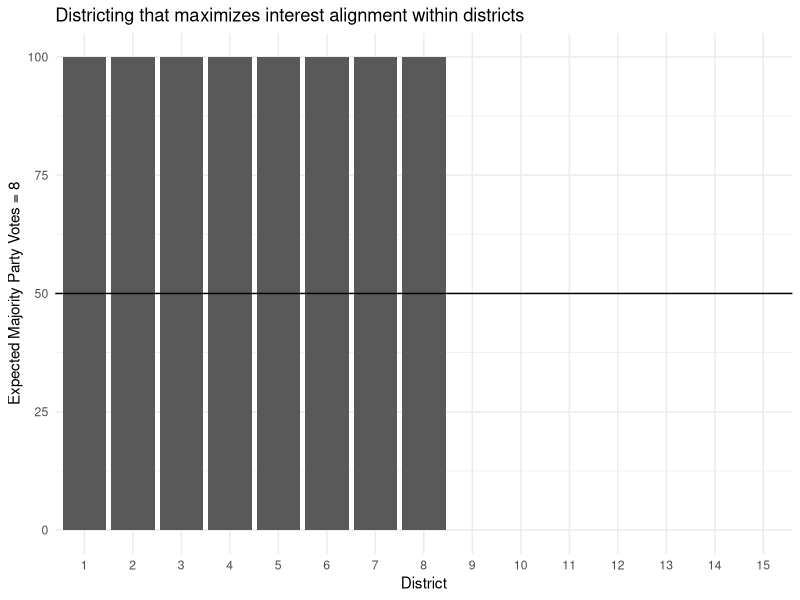
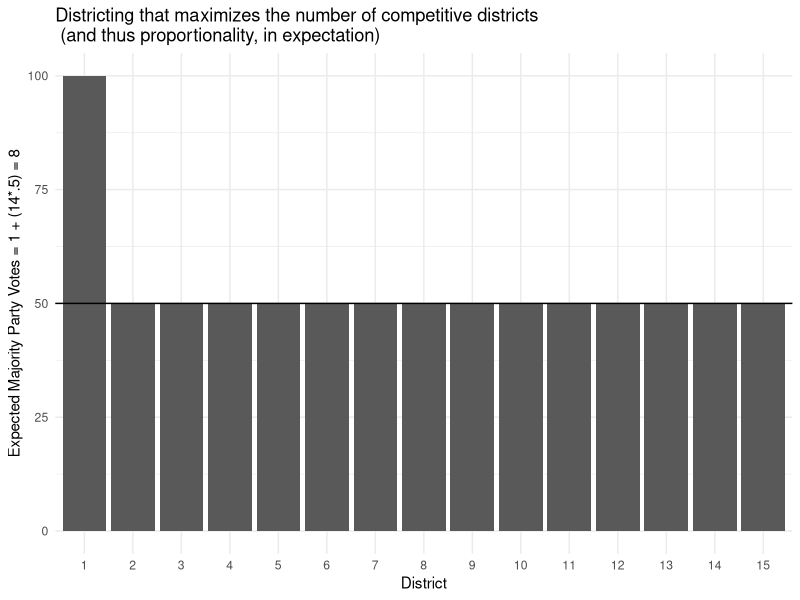
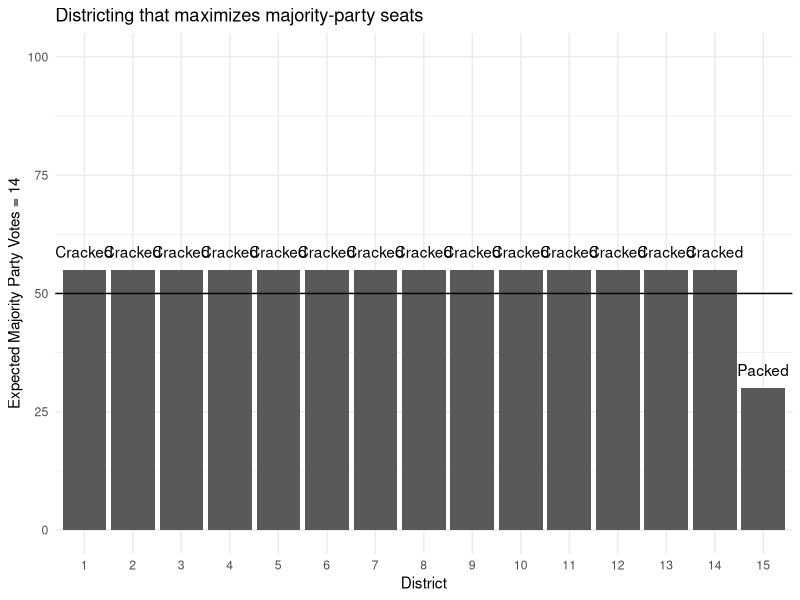
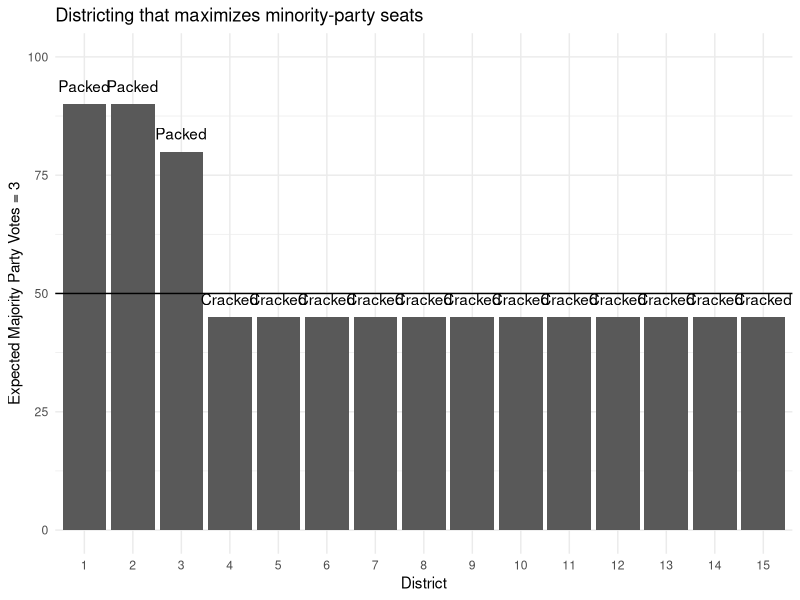
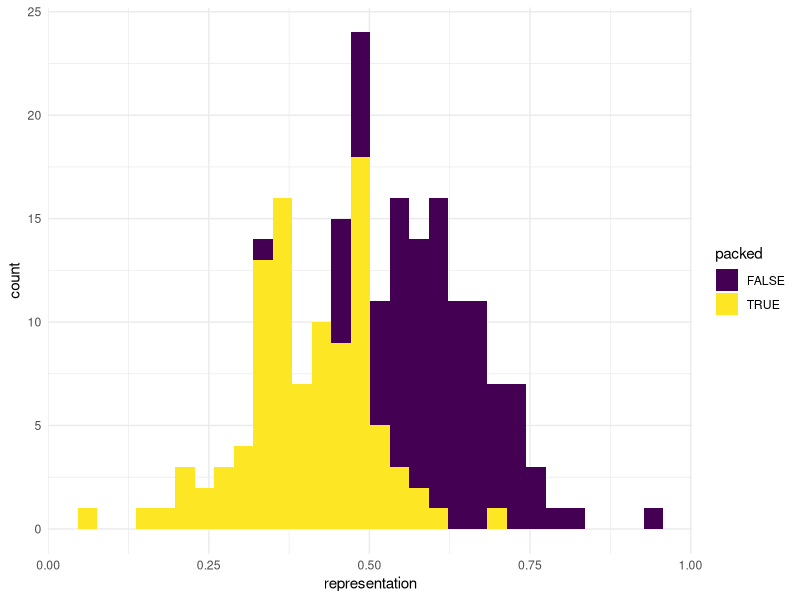
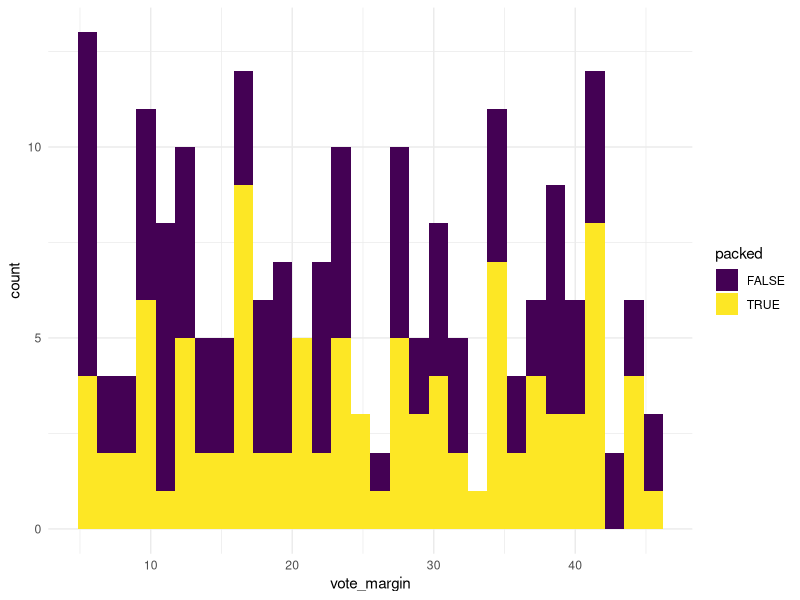
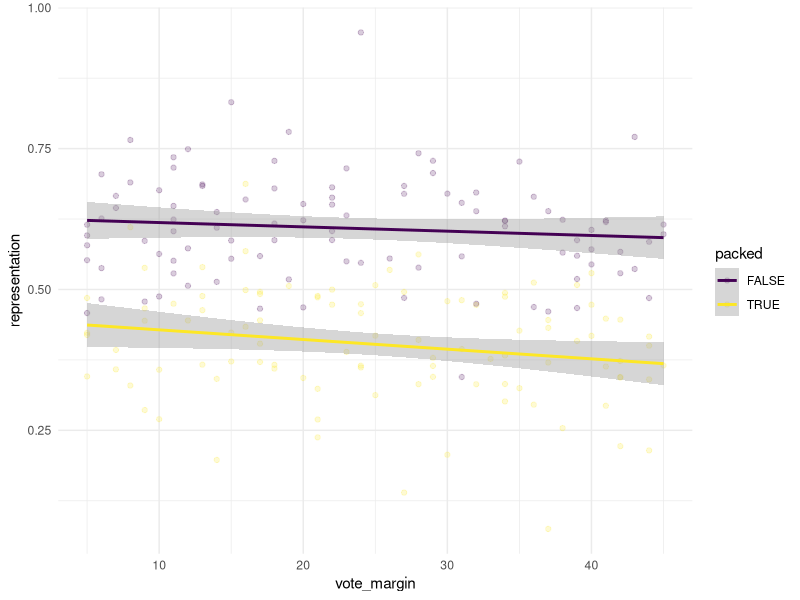
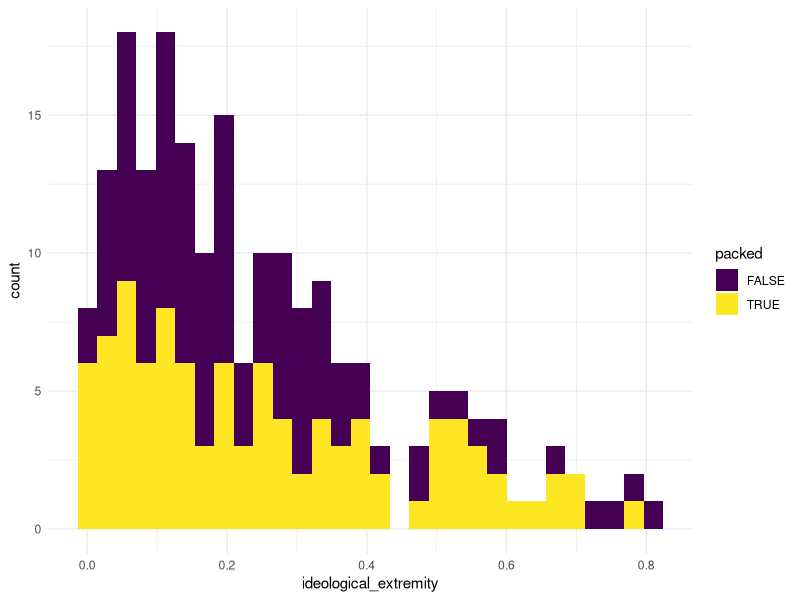

Reproduce these figures in R, in order.
## ---- chunk 1
knitr::opts_chunk$set(echo = TRUE, 
                      cache = FALSE, 
                      fig.width=8.5, 
                      split = T,
                      fig.align = 'center', 
                      fig.path='figs/',
                      warning=FALSE, 
                      message=FALSE)


library(tidyverse)
library(magrittr)
library(knitr)
library(kableExtra)
library(here)
library(broom)

library(ggplot2); theme_set(theme_minimal())
  options(
    ggplot2.continuous.color = "viridis",
    ggplot2.continuous.fill = "viridis"
  )
  scale_color_discrete <- function(...)
    scale_color_viridis_d(...)
  scale_fill_discrete <- function(...)
    scale_fill_viridis_d(...)
  
kablebox <- . %>%  knitr::kable() %>% 
  kable_styling() %>% 
  scroll_box(height = "400px")
## ---- chunk 2
# imagined data maximizing interest coherence 
interest <- tibble(district = 1:15,
                   majority_party_vote = c(rep(100,8), 
                                      rep(0,7)) ) %>%
  mutate(minority_party_vote = 100-majority_party_vote)

# imagined data maximizing competitiveness
competitive <- tibble(district = 1:15,
                      majority_party_vote = c(100,
                                         rep(50,14)  )) %>%
  mutate(minority_party_vote = 100-majority_party_vote) 

# imagined data maximizing majority seats
majority <- tibble(district = factor(1:15),
                   majority_party_vote = c(rep(55,14), 
                                      rep(30,1)))%>%
  mutate(minority_party_vote = 100-majority_party_vote) 

# imagined data maximizing
minority <- tibble(district = factor(1:15),
                   minority_party_vote = c(rep(10,2),
                                           20,
                                           rep(55,12) ) ) %>%
  mutate(majority_party_vote = 100-minority_party_vote) 

dplot <- function(d){
ggplot(d) +
  aes(x = factor(district), 
      y = majority_party_vote) + 
  geom_col() + 
    geom_hline(yintercept = 50) +
    geom_text(aes(label = ifelse(majority_party_vote == 45 | minority_party_vote ==45,
                   "Cracked", NA)), 
               vjust = -1) +
        geom_text(aes(label = ifelse(majority_party_vote %in% c(10,20,30) | minority_party_vote %in% c(10,20,30),
                   "Packed", NA)), 
               vjust = -1) +
  scale_y_continuous(limits = c(0,100) ) +
    labs(x = "District")
}


dplot(interest) + 
  labs(title = "Districting that maximizes interest alignment within districts",
  y = str_c("Expected Majority Party Votes = ", sum(interest$majority_party_vote>50)))

dplot(competitive) + 
  labs(title = "Districting that maximizes the number of competitive districts\n (and thus proportionality, in expectation)",
  y = str_c("Expected Majority Party Votes = 1 + (14*.5) = 8"))

dplot(majority) + 
  labs(title = "Districting that maximizes majority-party seats",
  y = str_c("Expected Majority Party Votes = ", sum(majority$majority_party_vote>50))) 

dplot(minority) + 
  labs(title = "Districting that maximizes minority-party seats",
  y = str_c("Expected Majority Party Votes = ", sum(minority$majority_party_vote>50)))
## ---- chunk 3
packed <- tibble(packed = T, 
                 vote_margin = sample(seq(5,45, 1), 
                                      100, 
                                      replace = T),
                 representation = rnorm(100, 
                                        .4, 
                                        .1))

notpacked <- tibble(packed = F, 
                 vote_margin = sample(seq(5,45, 1), 
                                      100, 
                                      replace = T),
                 representation = rnorm(100, 
                                        .6, 
                                        .1))

d <- full_join(packed, notpacked) 

ggplot(d) + 
  aes(x = representation, 
      fill = packed) +
  geom_histogram()

ggplot(d) + 
  aes(x = vote_margin, 
      fill = packed) +
  geom_histogram()
## ---- chunk 4
ggplot(d) +
  aes(x = vote_margin, 
      y = representation, 
      color = packed) + 
  geom_point(alpha = .2) + 
  geom_smooth(method = "lm") + 
  scale_color_viridis_d()
## ---- chunk 5
## d %<>% mutate(ideological_extremity = ifelse(packed == 1,...))
d$ideological_extremity <- rbeta(200, 1, 3)

ggplot(d) + 
  aes(x = ideological_extremity, 
      fill = packed) +
  geom_histogram()
## ---- chunk 6
m2 <- lm(ideological_extremity ~ packed + vote_margin,
         data = d)  %>% 
  augment(se_fit = T)

ggplot(m2) +
  aes(x = vote_margin, 
      y = ideological_extremity, 
      color = packed,
      fill = packed ) + 
  geom_point(alpha = .2) + 
  geom_ribbon(aes(ymin = .fitted - .se.fit,
                  ymax = .fitted + .se.fit),
              alpha = .5,
              color = NA) + 
  geom_line(aes(y = .fitted)) + 
  scale_color_viridis_d()+ 
  scale_fill_viridis_d()
## ---- chunk 7
## use same sampe dist
d$cracked <- d$packed

d1 <- d %>% filter(vote_margin >= 5, 
                   vote_margin <= 10)

d1 %<>% group_by(cracked) %>% 
  mutate(mean = mean(ideological_extremity))


d1 %>% ggplot() +
  aes(x = vote_margin,
      y = ideological_extremity,
      color = cracked) + 
  geom_boxplot() +
  geom_point() + 
  facet_grid(. ~ cracked) + 
  #geom_line(aes(y = mean))+ 
  scale_color_viridis_d()

t.test(x = d1 %>% filter(cracked) %>%
         .$ideological_extremity,
       y = d1 %>% filter(!cracked) %>%
         .$ideological_extremity) 
## ---- chunk 8
## use same sample dist
d$black_representation <- d$representation

## draw percent black
d$percent_black <- rbeta(200, 1, 3)

ggplot(d) + 
  aes(x = percent_black, 
      fill = cracked) +
  geom_histogram()
## ---- chunk 9
m2 <- lm(black_representation ~ cracked*percent_black,
         data = d)  %>% 
  augment(se_fit = T)

ggplot(m2) +
  aes(x = percent_black, 
      y = black_representation, 
      color = cracked,
      fill = cracked ) + 
  geom_point(alpha = .2) + 
  geom_ribbon(aes(ymin = .fitted - .se.fit,
                  ymax = .fitted + .se.fit),
              alpha = .5,
              color = NA) + 
  geom_line(aes(y = .fitted)) + 
  scale_color_viridis_d()+ 
  scale_fill_viridis_d()
